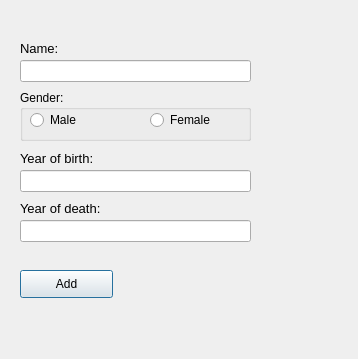
<?xml version="1.0" encoding="UTF-8"?>
<ui version="4.0">
 <class>AddPersonDialog</class>
 <widget class="QDialog" name="AddPersonDialog">
  <property name="geometry">
   <rect>
    <x>0</x>
    <y>0</y>
    <width>358</width>
    <height>359</height>
   </rect>
  </property>
  <property name="windowTitle">
   <string>Dialog</string>
  </property>
  <widget class="QLineEdit" name="inputName">
   <property name="geometry">
    <rect>
     <x>20</x>
     <y>60</y>
     <width>231</width>
     <height>22</height>
    </rect>
   </property>
  </widget>
  <widget class="QLabel" name="labelName">
   <property name="geometry">
    <rect>
     <x>20</x>
     <y>40</y>
     <width>53</width>
     <height>16</height>
    </rect>
   </property>
   <property name="font">
    <font>
     <pointsize>10</pointsize>
     <weight>50</weight>
     <bold>false</bold>
    </font>
   </property>
   <property name="text">
    <string>Name:</string>
   </property>
  </widget>
  <widget class="QLineEdit" name="inputBirthyear">
   <property name="geometry">
    <rect>
     <x>20</x>
     <y>170</y>
     <width>231</width>
     <height>22</height>
    </rect>
   </property>
  </widget>
  <widget class="QLabel" name="labelName_3">
   <property name="geometry">
    <rect>
     <x>20</x>
     <y>150</y>
     <width>111</width>
     <height>16</height>
    </rect>
   </property>
   <property name="font">
    <font>
     <pointsize>10</pointsize>
     <weight>50</weight>
     <bold>false</bold>
    </font>
   </property>
   <property name="text">
    <string>Year of birth:</string>
   </property>
  </widget>
  <widget class="QLineEdit" name="inputDeathyear">
   <property name="geometry">
    <rect>
     <x>20</x>
     <y>220</y>
     <width>231</width>
     <height>22</height>
    </rect>
   </property>
  </widget>
  <widget class="QLabel" name="labelName_4">
   <property name="geometry">
    <rect>
     <x>20</x>
     <y>200</y>
     <width>121</width>
     <height>16</height>
    </rect>
   </property>
   <property name="font">
    <font>
     <pointsize>10</pointsize>
     <weight>50</weight>
     <bold>false</bold>
    </font>
   </property>
   <property name="text">
    <string>Year of death:</string>
   </property>
  </widget>
  <widget class="QPushButton" name="addButton">
   <property name="geometry">
    <rect>
     <x>20</x>
     <y>270</y>
     <width>93</width>
     <height>28</height>
    </rect>
   </property>
   <property name="text">
    <string>Add</string>
   </property>
  </widget>
  <widget class="QGroupBox" name="groupBox">
   <property name="geometry">
    <rect>
     <x>20</x>
     <y>90</y>
     <width>231</width>
     <height>51</height>
    </rect>
   </property>
   <property name="font">
    <font>
     <pointsize>9</pointsize>
    </font>
   </property>
   <property name="title">
    <string>Gender:</string>
   </property>
   <widget class="QRadioButton" name="Male_radioButton">
    <property name="geometry">
     <rect>
      <x>10</x>
      <y>20</y>
      <width>95</width>
      <height>20</height>
     </rect>
    </property>
    <property name="text">
     <string>Male</string>
    </property>
   </widget>
   <widget class="QRadioButton" name="Female_radioButton">
    <property name="geometry">
     <rect>
      <x>130</x>
      <y>20</y>
      <width>95</width>
      <height>20</height>
     </rect>
    </property>
    <property name="text">
     <string>Female</string>
    </property>
   </widget>
  </widget>
 </widget>
 <resources/>
 <connections/>
</ui>
